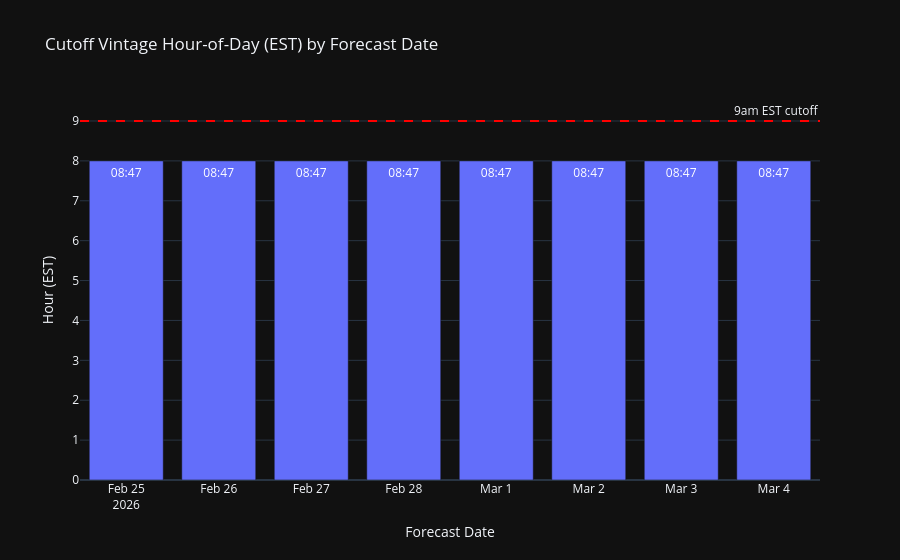

Notebook code for this chart:
### Code cell
# Bar chart of cutoff hour-of-day
fig = px.bar(
    cutoff_times,
    x="forecast_date",
    y="cutoff_hour",
    text="cutoff_time_str",
    title="Cutoff Vintage Hour-of-Day (EST) by Forecast Date",
    template="plotly_dark",
)
fig.add_hline(y=9, line_dash="dash", line_color="red", annotation_text="9am EST cutoff")
fig.update_layout(yaxis_title="Hour (EST)", xaxis_title="Forecast Date")
fig.show()

### Figure 1 — Plotly figure (JSON) as saved in the notebook; plotly's stock layout.template omitted (floating-point values rounded to 4 significant figures)
{"data": [{"hovertemplate": "forecast_date=%{x}<br>cutoff_hour=%{y}<br>cutoff_time_str=%{text}<extra></extra>", "legendgroup": "", "marker": {"color": "#636efa", "pattern": {"shape": ""}}, "name": "", "orientation": "v", "showlegend": false, "text": ["08:47", "08:47", "08:47", "08:47", "08:47", "08:47", "08:47", "08:47"], "textposition": "auto", "type": "bar", "x": ["2026-02-25", "2026-02-26", "2026-02-27", "2026-02-28", "2026-03-01", "2026-03-02", "2026-03-03", "2026-03-04"], "xaxis": "x", "y": [8, 8, 8, 8, 8, 8, 8, 8], "yaxis": "y"}], "layout": {"annotations": [{"showarrow": false, "text": "9am EST cutoff", "x": 1, "xanchor": "right", "xref": "x domain", "y": 9, "yanchor": "bottom", "yref": "y"}], "barmode": "relative", "legend": {"tracegroupgap": 0}, "shapes": [{"line": {"color": "red", "dash": "dash"}, "type": "line", "x0": 0, "x1": 1, "xref": "x domain", "y0": 9, "y1": 9, "yref": "y"}], "title": {"text": "Cutoff Vintage Hour-of-Day (EST) by Forecast Date"}, "xaxis": {"anchor": "y", "domain": [0, 1], "title": {"text": "Forecast Date"}}, "yaxis": {"anchor": "x", "domain": [0, 1], "title": {"text": "Hour (EST)"}}}}
